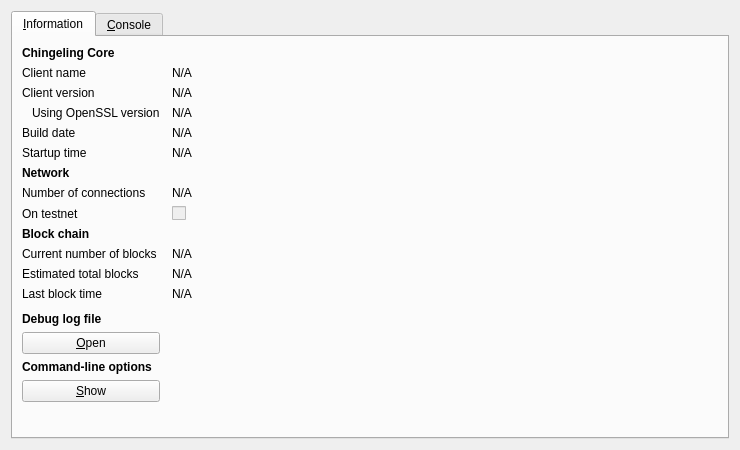
<?xml version="1.0" encoding="UTF-8"?>
<ui version="4.0">
 <class>RPCConsole</class>
 <widget class="QDialog" name="RPCConsole">
  <property name="geometry">
   <rect>
    <x>0</x>
    <y>0</y>
    <width>740</width>
    <height>450</height>
   </rect>
  </property>
  <property name="windowTitle">
   <string>Chingeling - Debug window</string>
  </property>
  <layout class="QVBoxLayout" name="verticalLayout_2">
   <item>
    <widget class="QTabWidget" name="tabWidget">
     <property name="currentIndex">
      <number>0</number>
     </property>
     <widget class="QWidget" name="tab_info">
      <attribute name="title">
       <string>&amp;Information</string>
      </attribute>
      <layout class="QGridLayout" name="gridLayout" columnstretch="0,1">
       <property name="horizontalSpacing">
        <number>12</number>
       </property>
       <item row="0" column="0">
        <widget class="QLabel" name="label_9">
         <property name="font">
          <font>
           <weight>75</weight>
           <bold>true</bold>
          </font>
         </property>
         <property name="text">
          <string>Chingeling Core</string>
         </property>
        </widget>
       </item>
       <item row="1" column="0">
        <widget class="QLabel" name="label_5">
         <property name="text">
          <string>Client name</string>
         </property>
        </widget>
       </item>
       <item row="1" column="1">
        <widget class="QLabel" name="clientName">
         <property name="cursor">
          <cursorShape>IBeamCursor</cursorShape>
         </property>
         <property name="text">
          <string>N/A</string>
         </property>
         <property name="textFormat">
          <enum>Qt::PlainText</enum>
         </property>
         <property name="textInteractionFlags">
          <set>Qt::LinksAccessibleByMouse|Qt::TextSelectableByKeyboard|Qt::TextSelectableByMouse</set>
         </property>
        </widget>
       </item>
       <item row="2" column="0">
        <widget class="QLabel" name="label_6">
         <property name="text">
          <string>Client version</string>
         </property>
        </widget>
       </item>
       <item row="2" column="1">
        <widget class="QLabel" name="clientVersion">
         <property name="cursor">
          <cursorShape>IBeamCursor</cursorShape>
         </property>
         <property name="text">
          <string>N/A</string>
         </property>
         <property name="textFormat">
          <enum>Qt::PlainText</enum>
         </property>
         <property name="textInteractionFlags">
          <set>Qt::LinksAccessibleByMouse|Qt::TextSelectableByKeyboard|Qt::TextSelectableByMouse</set>
         </property>
        </widget>
       </item>
       <item row="3" column="0">
        <widget class="QLabel" name="label_14">
         <property name="text">
          <string>Using OpenSSL version</string>
         </property>
         <property name="indent">
          <number>10</number>
         </property>
        </widget>
       </item>
       <item row="3" column="1">
        <widget class="QLabel" name="openSSLVersion">
         <property name="cursor">
          <cursorShape>IBeamCursor</cursorShape>
         </property>
         <property name="text">
          <string>N/A</string>
         </property>
         <property name="textFormat">
          <enum>Qt::PlainText</enum>
         </property>
         <property name="textInteractionFlags">
          <set>Qt::LinksAccessibleByMouse|Qt::TextSelectableByKeyboard|Qt::TextSelectableByMouse</set>
         </property>
        </widget>
       </item>
       <item row="4" column="0">
        <widget class="QLabel" name="label_12">
         <property name="text">
          <string>Build date</string>
         </property>
        </widget>
       </item>
       <item row="4" column="1">
        <widget class="QLabel" name="buildDate">
         <property name="cursor">
          <cursorShape>IBeamCursor</cursorShape>
         </property>
         <property name="text">
          <string>N/A</string>
         </property>
         <property name="textFormat">
          <enum>Qt::PlainText</enum>
         </property>
         <property name="textInteractionFlags">
          <set>Qt::LinksAccessibleByMouse|Qt::TextSelectableByKeyboard|Qt::TextSelectableByMouse</set>
         </property>
        </widget>
       </item>
       <item row="5" column="0">
        <widget class="QLabel" name="label_13">
         <property name="text">
          <string>Startup time</string>
         </property>
        </widget>
       </item>
       <item row="5" column="1">
        <widget class="QLabel" name="startupTime">
         <property name="cursor">
          <cursorShape>IBeamCursor</cursorShape>
         </property>
         <property name="text">
          <string>N/A</string>
         </property>
         <property name="textFormat">
          <enum>Qt::PlainText</enum>
         </property>
         <property name="textInteractionFlags">
          <set>Qt::LinksAccessibleByMouse|Qt::TextSelectableByKeyboard|Qt::TextSelectableByMouse</set>
         </property>
        </widget>
       </item>
       <item row="6" column="0">
        <widget class="QLabel" name="label_11">
         <property name="font">
          <font>
           <weight>75</weight>
           <bold>true</bold>
          </font>
         </property>
         <property name="text">
          <string>Network</string>
         </property>
        </widget>
       </item>
       <item row="7" column="0">
        <widget class="QLabel" name="label_7">
         <property name="text">
          <string>Number of connections</string>
         </property>
        </widget>
       </item>
       <item row="7" column="1">
        <widget class="QLabel" name="numberOfConnections">
         <property name="cursor">
          <cursorShape>IBeamCursor</cursorShape>
         </property>
         <property name="text">
          <string>N/A</string>
         </property>
         <property name="textFormat">
          <enum>Qt::PlainText</enum>
         </property>
         <property name="textInteractionFlags">
          <set>Qt::LinksAccessibleByMouse|Qt::TextSelectableByKeyboard|Qt::TextSelectableByMouse</set>
         </property>
        </widget>
       </item>
       <item row="8" column="0">
        <widget class="QLabel" name="label_8">
         <property name="text">
          <string>On testnet</string>
         </property>
        </widget>
       </item>
       <item row="8" column="1">
        <widget class="QCheckBox" name="isTestNet">
         <property name="enabled">
          <bool>false</bool>
         </property>
         <property name="text">
          <string/>
         </property>
        </widget>
       </item>
       <item row="9" column="0">
        <widget class="QLabel" name="label_10">
         <property name="font">
          <font>
           <weight>75</weight>
           <bold>true</bold>
          </font>
         </property>
         <property name="text">
          <string>Block chain</string>
         </property>
        </widget>
       </item>
       <item row="10" column="0">
        <widget class="QLabel" name="label_3">
         <property name="text">
          <string>Current number of blocks</string>
         </property>
        </widget>
       </item>
       <item row="10" column="1">
        <widget class="QLabel" name="numberOfBlocks">
         <property name="cursor">
          <cursorShape>IBeamCursor</cursorShape>
         </property>
         <property name="text">
          <string>N/A</string>
         </property>
         <property name="textFormat">
          <enum>Qt::PlainText</enum>
         </property>
         <property name="textInteractionFlags">
          <set>Qt::LinksAccessibleByMouse|Qt::TextSelectableByKeyboard|Qt::TextSelectableByMouse</set>
         </property>
        </widget>
       </item>
       <item row="11" column="0">
        <widget class="QLabel" name="label_4">
         <property name="text">
          <string>Estimated total blocks</string>
         </property>
        </widget>
       </item>
       <item row="11" column="1">
        <widget class="QLabel" name="totalBlocks">
         <property name="cursor">
          <cursorShape>IBeamCursor</cursorShape>
         </property>
         <property name="text">
          <string>N/A</string>
         </property>
         <property name="textFormat">
          <enum>Qt::PlainText</enum>
         </property>
         <property name="textInteractionFlags">
          <set>Qt::LinksAccessibleByMouse|Qt::TextSelectableByKeyboard|Qt::TextSelectableByMouse</set>
         </property>
        </widget>
       </item>
       <item row="12" column="0">
        <widget class="QLabel" name="label_2">
         <property name="text">
          <string>Last block time</string>
         </property>
        </widget>
       </item>
       <item row="12" column="1">
        <widget class="QLabel" name="lastBlockTime">
         <property name="cursor">
          <cursorShape>IBeamCursor</cursorShape>
         </property>
         <property name="text">
          <string>N/A</string>
         </property>
         <property name="textFormat">
          <enum>Qt::PlainText</enum>
         </property>
         <property name="textInteractionFlags">
          <set>Qt::LinksAccessibleByMouse|Qt::TextSelectableByKeyboard|Qt::TextSelectableByMouse</set>
         </property>
        </widget>
       </item>
       <item row="13" column="0">
        <spacer name="verticalSpacer_2">
         <property name="orientation">
          <enum>Qt::Vertical</enum>
         </property>
         <property name="sizeHint" stdset="0">
          <size>
           <width>20</width>
           <height>20</height>
          </size>
         </property>
        </spacer>
       </item>
       <item row="14" column="0">
        <widget class="QLabel" name="labelDebugLogfile">
         <property name="font">
          <font>
           <weight>75</weight>
           <bold>true</bold>
          </font>
         </property>
         <property name="text">
          <string>Debug log file</string>
         </property>
        </widget>
       </item>
       <item row="15" column="0">
        <widget class="QPushButton" name="openDebugLogfileButton">
         <property name="toolTip">
          <string>Open the Chingeling debug log file from the current data directory. This can take a few seconds for large log files.</string>
         </property>
         <property name="text">
          <string>&amp;Open</string>
         </property>
         <property name="autoDefault">
          <bool>false</bool>
         </property>
        </widget>
       </item>
       <item row="16" column="0">
        <widget class="QLabel" name="labelCLOptions">
         <property name="font">
          <font>
           <weight>75</weight>
           <bold>true</bold>
          </font>
         </property>
         <property name="text">
          <string>Command-line options</string>
         </property>
        </widget>
       </item>
       <item row="17" column="0">
        <widget class="QPushButton" name="showCLOptionsButton">
         <property name="toolTip">
          <string>Show the Chingeling-Qt help message to get a list with possible Chingeling command-line options.</string>
         </property>
         <property name="text">
          <string>&amp;Show</string>
         </property>
         <property name="autoDefault">
          <bool>false</bool>
         </property>
        </widget>
       </item>
       <item row="18" column="0">
        <spacer name="verticalSpacer">
         <property name="orientation">
          <enum>Qt::Vertical</enum>
         </property>
         <property name="sizeHint" stdset="0">
          <size>
           <width>20</width>
           <height>40</height>
          </size>
         </property>
        </spacer>
       </item>
      </layout>
     </widget>
     <widget class="QWidget" name="tab_console">
      <attribute name="title">
       <string>&amp;Console</string>
      </attribute>
      <layout class="QVBoxLayout" name="verticalLayout_3">
       <property name="spacing">
        <number>3</number>
       </property>
       <item>
        <widget class="QTextEdit" name="messagesWidget">
         <property name="minimumSize">
          <size>
           <width>0</width>
           <height>100</height>
          </size>
         </property>
         <property name="readOnly">
          <bool>true</bool>
         </property>
         <property name="tabKeyNavigation" stdset="0">
          <bool>false</bool>
         </property>
         <property name="columnCount" stdset="0">
          <number>2</number>
         </property>
        </widget>
       </item>
       <item>
        <layout class="QHBoxLayout" name="horizontalLayout">
         <property name="spacing">
          <number>3</number>
         </property>
         <item>
          <widget class="QLabel" name="label">
           <property name="text">
            <string notr="true">&gt;</string>
           </property>
          </widget>
         </item>
         <item>
          <widget class="QLineEdit" name="lineEdit"/>
         </item>
         <item>
          <widget class="QPushButton" name="clearButton">
           <property name="maximumSize">
            <size>
             <width>24</width>
             <height>24</height>
            </size>
           </property>
           <property name="toolTip">
            <string>Clear console</string>
           </property>
           <property name="text">
            <string/>
           </property>
           <property name="icon">
            <iconset resource="../Chingeling.qrc">
             <normaloff>:/icons/remove</normaloff>:/icons/remove</iconset>
           </property>
           <property name="shortcut">
            <string notr="true">Ctrl+L</string>
           </property>
           <property name="autoDefault">
            <bool>false</bool>
           </property>
          </widget>
         </item>
        </layout>
       </item>
      </layout>
     </widget>
    </widget>
   </item>
  </layout>
 </widget>
 <resources>
  <include location="../Chingeling.qrc"/>
 </resources>
 <connections/>
</ui>
